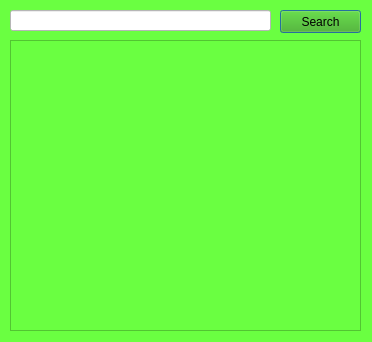
<?xml version="1.0" encoding="UTF-8"?>
<ui version="4.0">
 <class>Dialog</class>
 <widget class="QDialog" name="Dialog">
  <property name="geometry">
   <rect>
    <x>0</x>
    <y>0</y>
    <width>372</width>
    <height>342</height>
   </rect>
  </property>
  <property name="windowTitle">
   <string>Search Screen</string>
  </property>
  <property name="styleSheet">
   <string notr="true">background-color: rgb(106, 255, 65);</string>
  </property>
  <widget class="QPushButton" name="SearchButton">
   <property name="geometry">
    <rect>
     <x>280</x>
     <y>10</y>
     <width>81</width>
     <height>23</height>
    </rect>
   </property>
   <property name="cursor">
    <cursorShape>PointingHandCursor</cursorShape>
   </property>
   <property name="styleSheet">
    <string notr="true">background-color: rgb(55, 172, 5);</string>
   </property>
   <property name="text">
    <string>Search</string>
   </property>
  </widget>
  <widget class="QLineEdit" name="SearchBar">
   <property name="geometry">
    <rect>
     <x>10</x>
     <y>10</y>
     <width>261</width>
     <height>21</height>
    </rect>
   </property>
   <property name="styleSheet">
    <string notr="true">background-color: rgb(255, 255, 255);</string>
   </property>
  </widget>
  <widget class="QTextBrowser" name="TeamInfoLog">
   <property name="geometry">
    <rect>
     <x>10</x>
     <y>40</y>
     <width>351</width>
     <height>291</height>
    </rect>
   </property>
  </widget>
 </widget>
 <resources/>
 <connections/>
</ui>
